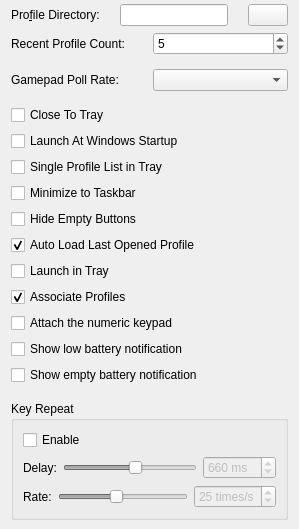
       <widget class="QWidget" name="General">
        <layout class="QVBoxLayout" name="verticalLayout_3">
         <property name="topMargin">
          <number>4</number>
         </property>
         <property name="bottomMargin">
          <number>9</number>
         </property>
         <item>
          <layout class="QHBoxLayout" name="horizontalLayout_3">
           <property name="spacing">
            <number>20</number>
           </property>
           <item>
            <widget class="QLabel" name="label_2">
             <property name="text">
              <string>Pro&amp;file Directory:</string>
             </property>
             <property name="buddy">
              <cstring>profileDefaultDirLineEdit</cstring>
             </property>
            </widget>
           </item>
           <item>
            <widget class="QLineEdit" name="profileDefaultDirLineEdit">
             <property name="toolTip">
              <string>&lt;html&gt;&lt;head/&gt;&lt;body&gt;&lt;p&gt;Specify the default directory that the program should use in file dialogs when loading a profile or saving a new profile.&lt;/p&gt;&lt;/body&gt;&lt;/html&gt;</string>
             </property>
             <property name="maxLength">
              <number>512</number>
             </property>
             <property name="frame">
              <bool>true</bool>
             </property>
             <property name="readOnly">
              <bool>false</bool>
             </property>
            </widget>
           </item>
           <item>
            <widget class="QPushButton" name="profileOpenDirPushButton">
             <property name="text">
              <string/>
             </property>
            </widget>
           </item>
          </layout>
         </item>
         <item>
          <layout class="QHBoxLayout" name="horizontalLayout_4">
           <item>
            <widget class="QLabel" name="label_3">
             <property name="text">
              <string>Recent Profile Count:</string>
             </property>
            </widget>
           </item>
           <item>
            <widget class="QSpinBox" name="numberRecentProfileSpinBox">
             <property name="toolTip">
              <string>&lt;html&gt;&lt;head/&gt;&lt;body&gt;&lt;p&gt;Number of profiles that can be placed in recent profile list. 0 will result in the program not enforcing a limit on the number of profiles displayed.&lt;/p&gt;&lt;/body&gt;&lt;/html&gt;</string>
             </property>
             <property name="maximum">
              <number>100</number>
             </property>
             <property name="value">
              <number>5</number>
             </property>
            </widget>
           </item>
          </layout>
         </item>
         <item>
          <spacer name="verticalSpacer_4">
           <property name="orientation">
            <enum>Qt::Orientation::Vertical</enum>
           </property>
           <property name="sizeType">
            <enum>QSizePolicy::Policy::Fixed</enum>
           </property>
           <property name="sizeHint" stdset="0">
            <size>
             <width>20</width>
             <height>8</height>
            </size>
           </property>
          </spacer>
         </item>
         <item>
          <layout class="QHBoxLayout" name="horizontalLayout_12">
           <property name="bottomMargin">
            <number>8</number>
           </property>
           <item>
            <widget class="QLabel" name="gamepadPollRateLabel">
             <property name="text">
              <string>Gamepad Poll Rate:</string>
             </property>
            </widget>
           </item>
           <item>
            <widget class="QComboBox" name="gamepadPollRateComboBox">
             <property name="toolTip">
              <string>Change the poll rate that the program uses to discover new
events from gamepads. Defaults to 10 ms.

Reducing the poll rate value could cause the application to
use more CPU power so please test the setting that you use
before using RevivalPad unattended.</string>
             </property>
            </widget>
           </item>
          </layout>
         </item>
         <item>
          <widget class="QCheckBox" name="closeToTrayCheckBox">
           <property name="toolTip">
            <string>Hide main window when the main window close button is
clicked instead of quitting the program.</string>
           </property>
           <property name="text">
            <string>Close To Tray</string>
           </property>
          </widget>
         </item>
         <item>
          <widget class="QCheckBox" name="launchAtWinStartupCheckBox">
           <property name="toolTip">
            <string>Have Windows start RevivalPad at system startup.</string>
           </property>
           <property name="text">
            <string>Launch At Windows Startup</string>
           </property>
          </widget>
         </item>
         <item>
          <widget class="QCheckBox" name="traySingleProfileListCheckBox">
           <property name="toolTip">
            <string>Display recent profiles for all controllers
as a single list in the tray menu. Defaults
to using sub-menus.</string>
           </property>
           <property name="text">
            <string>Single Profile List in Tray</string>
           </property>
          </widget>
         </item>
         <item>
          <widget class="QCheckBox" name="minimizeTaskbarCheckBox">
           <property name="toolTip">
            <string>Have the program minimize to the taskbar.
By default, the program minimizes to the system
tray if available.</string>
           </property>
           <property name="text">
            <string>Minimize to Taskbar</string>
           </property>
          </widget>
         </item>
         <item>
          <widget class="QCheckBox" name="hideEmptyCheckBox">
           <property name="toolTip">
            <string>This option will cause the program to hide all
buttons that have no slots assigned to them.
The Quick Set dialog window will have to be used
to bring up the edit dialog for gamepad buttons.</string>
           </property>
           <property name="text">
            <string>Hide Empty Buttons</string>
           </property>
          </widget>
         </item>
         <item>
          <widget class="QCheckBox" name="autoLoadPreviousCheckBox">
           <property name="toolTip">
            <string>When the program is launched, open the last
known profile that was opened during the
previous session.</string>
           </property>
           <property name="text">
            <string>Auto Load Last Opened Profile</string>
           </property>
           <property name="checked">
            <bool>true</bool>
           </property>
          </widget>
         </item>
         <item>
          <widget class="QCheckBox" name="launchInTrayCheckBox">
           <property name="toolTip">
            <string>Only show the system tray icon when the program
first launches.</string>
           </property>
           <property name="text">
            <string>Launch in Tray</string>
           </property>
          </widget>
         </item>
         <item>
          <widget class="QCheckBox" name="associateProfilesCheckBox">
           <property name="toolTip">
            <string>Associate .amgp files with RevivalPad in Windows Explorer.</string>
           </property>
           <property name="text">
            <string>Associate Profiles</string>
           </property>
           <property name="checked">
            <bool>true</bool>
           </property>
          </widget>
         </item>
         <item>
          <widget class="QCheckBox" name="attachNumKeypadCheckbox">
           <property name="toolTip">
            <string>Remember, it won't work if you don't have such keypad connected to computer or if it's not embedded like in desktop PCs</string>
           </property>
           <property name="toolTipDuration">
            <number>-1</number>
           </property>
           <property name="text">
            <string>Attach the numeric keypad</string>
           </property>
          </widget>
         </item>
         <item>
          <widget class="QCheckBox" name="showLowBatteryNotification">
           <property name="text">
            <string>Show low battery notification</string>
           </property>
          </widget>
         </item>
         <item>
          <widget class="QCheckBox" name="showEmptyBatteryNotification">
           <property name="text">
            <string>Show empty battery notification</string>
           </property>
          </widget>
         </item>
         <item>
          <spacer name="verticalSpacer">
           <property name="orientation">
            <enum>Qt::Orientation::Vertical</enum>
           </property>
           <property name="sizeType">
            <enum>QSizePolicy::Policy::Minimum</enum>
           </property>
           <property name="sizeHint" stdset="0">
            <size>
             <width>20</width>
             <height>10</height>
            </size>
           </property>
          </spacer>
         </item>
         <item>
          <widget class="QGroupBox" name="keyRepeatGroupBox">
           <property name="title">
            <string>Key Repeat</string>
           </property>
           <layout class="QVBoxLayout" name="verticalLayout_6">
            <item>
             <widget class="QCheckBox" name="keyRepeatEnableCheckBox">
              <property name="toolTip">
               <string>Active keys will be repeatedly pressed when this
option is enabled.</string>
              </property>
              <property name="text">
               <string>Enable</string>
              </property>
             </widget>
            </item>
            <item>
             <layout class="QHBoxLayout" name="horizontalLayout_8">
              <item>
               <widget class="QLabel" name="label_4">
                <property name="text">
                 <string>Delay:</string>
                </property>
               </widget>
              </item>
              <item>
               <widget class="QSlider" name="keyDelayHorizontalSlider">
                <property name="enabled">
                 <bool>false</bool>
                </property>
                <property name="toolTip">
                 <string>Specifies how much time should elapse before key repeating
begins.</string>
                </property>
                <property name="minimum">
                 <number>250</number>
                </property>
                <property name="maximum">
                 <number>1000</number>
                </property>
                <property name="singleStep">
                 <number>10</number>
                </property>
                <property name="pageStep">
                 <number>100</number>
                </property>
                <property name="value">
                 <number>660</number>
                </property>
                <property name="orientation">
                 <enum>Qt::Orientation::Horizontal</enum>
                </property>
                <property name="tickPosition">
                 <enum>QSlider::TickPosition::NoTicks</enum>
                </property>
               </widget>
              </item>
              <item>
               <widget class="QSpinBox" name="keyDelaySpinBox">
                <property name="enabled">
                 <bool>false</bool>
                </property>
                <property name="suffix">
                 <string> ms</string>
                </property>
                <property name="minimum">
                 <number>250</number>
                </property>
                <property name="maximum">
                 <number>1000</number>
                </property>
                <property name="singleStep">
                 <number>100</number>
                </property>
                <property name="value">
                 <number>660</number>
                </property>
               </widget>
              </item>
             </layout>
            </item>
            <item>
             <layout class="QHBoxLayout" name="horizontalLayout_9">
              <item>
               <widget class="QLabel" name="label_5">
                <property name="text">
                 <string>Rate:</string>
                </property>
               </widget>
              </item>
              <item>
               <widget class="QSlider" name="keyRateHorizontalSlider">
                <property name="enabled">
                 <bool>false</bool>
                </property>
                <property name="toolTip">
                 <string>Specifies how many times key presses will be performed
per seconds.</string>
                </property>
                <property name="minimum">
                 <number>5</number>
                </property>
                <property name="maximum">
                 <number>50</number>
                </property>
                <property name="value">
                 <number>25</number>
                </property>
                <property name="orientation">
                 <enum>Qt::Orientation::Horizontal</enum>
                </property>
                <property name="tickPosition">
                 <enum>QSlider::TickPosition::NoTicks</enum>
                </property>
               </widget>
              </item>
              <item>
               <widget class="QSpinBox" name="keyRateSpinBox">
                <property name="enabled">
                 <bool>false</bool>
                </property>
                <property name="suffix">
                 <string> times/s</string>
                </property>
                <property name="minimum">
                 <number>5</number>
                </property>
                <property name="maximum">
                 <number>50</number>
                </property>
                <property name="value">
                 <number>25</number>
                </property>
               </widget>
              </item>
             </layout>
            </item>
           </layout>
          </widget>
         </item>
        </layout>
       </widget>
